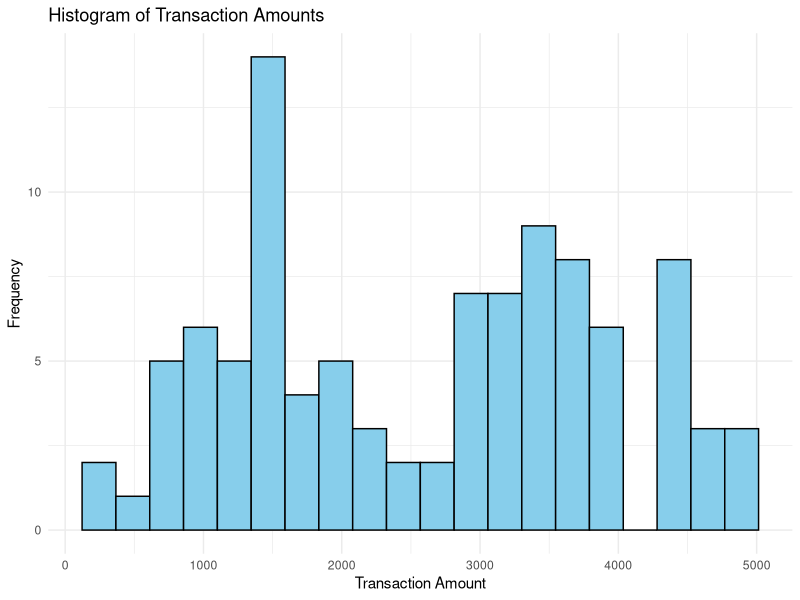
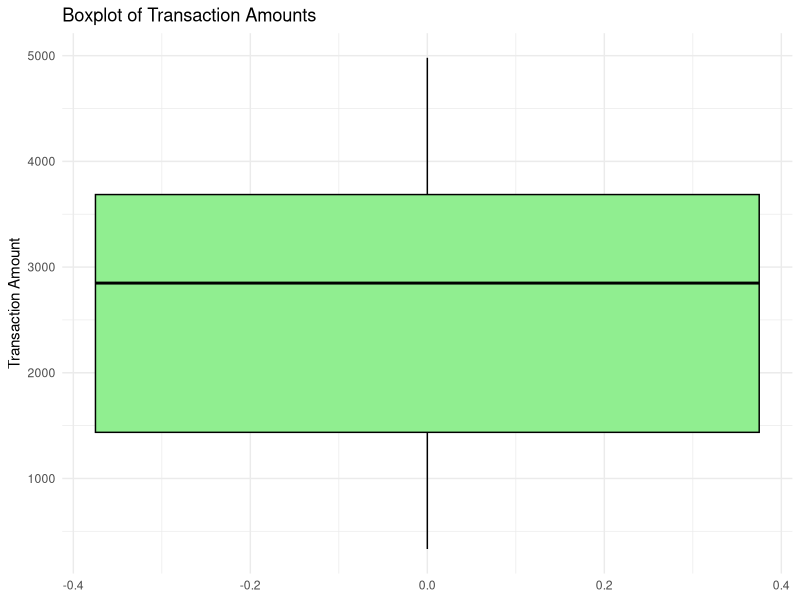
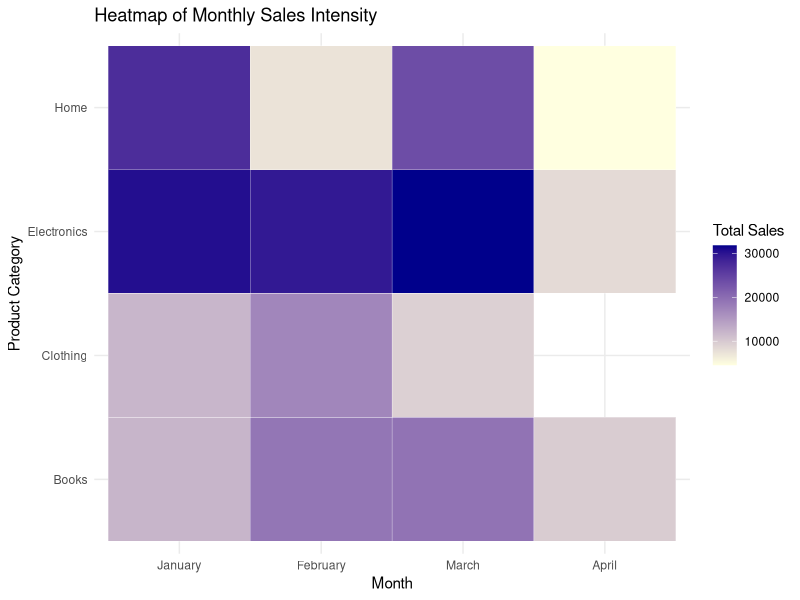

Source code (R) for these figures, in order:
print("Roll.No: 23BAD072")
library(ggplot2)
library(dplyr)
library(lubridate)

df <- read.csv("2.ecommerce_transactions.csv")

df$Transaction_Date <- as.Date(df$Transaction_Date)

ggplot(df, aes(x = Transaction_Amount)) +
  geom_histogram(bins = 20, fill = "skyblue", color = "black") +
  labs(title = "Histogram of Transaction Amounts",
       x = "Transaction Amount",
       y = "Frequency") +
  theme_minimal()

ggplot(df, aes(y = Transaction_Amount)) +
  geom_boxplot(fill = "lightgreen", color = "black") +
  labs(title = "Boxplot of Transaction Amounts",
       y = "Transaction Amount") +
  theme_minimal()

heatmap_data <- df %>%
  mutate(Month = month(Transaction_Date, label = TRUE, abbr = FALSE)) %>%
  group_by(Product_Category, Month) %>%
  summarise(Total_Sales = sum(Transaction_Amount), .groups = 'drop')

ggplot(heatmap_data, aes(x = Month, y = Product_Category, fill = Total_Sales)) +
  geom_tile(color = "white") +
  scale_fill_gradient(low = "lightyellow", high = "darkblue") +
  labs(title = "Heatmap of Monthly Sales Intensity",
       x = "Month",
       y = "Product Category",
       fill = "Total Sales") +
  theme_minimal()
